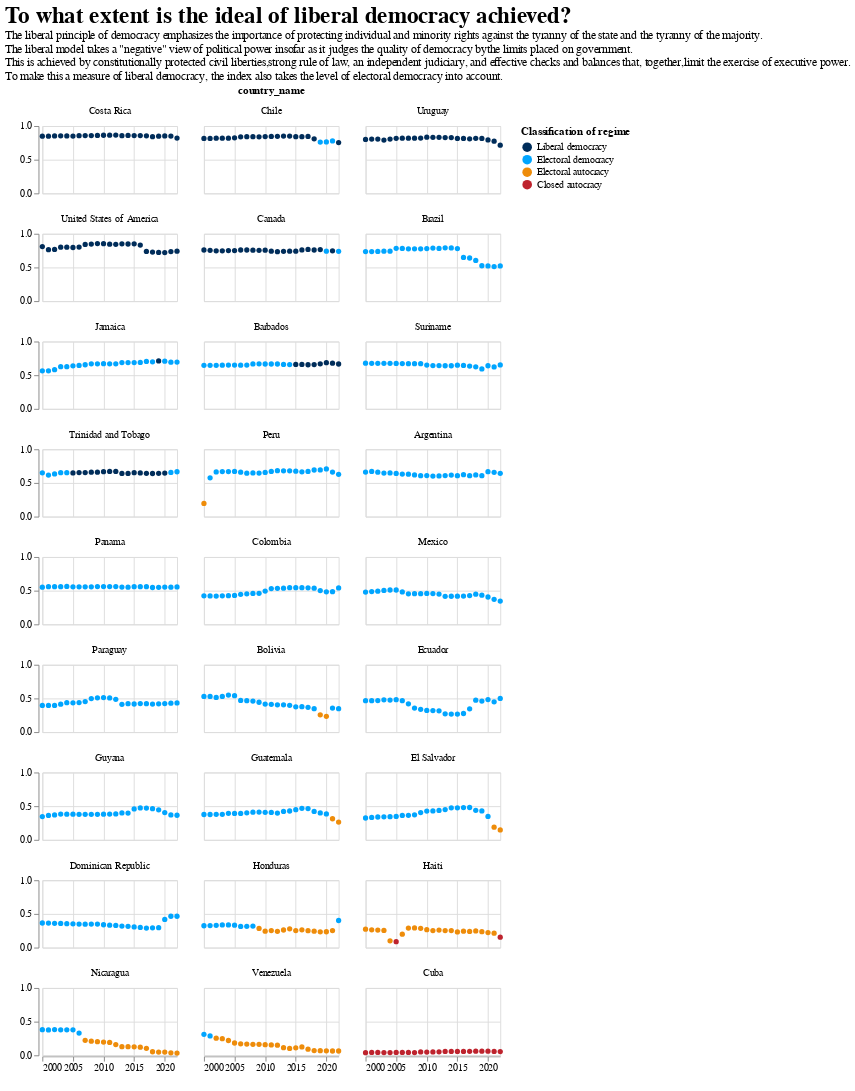

Write notebook code for a chart like this one.
### Code cell
chart_index_line('Americas','v2x_libdem')

### Figure 1 — Vega-Lite specification as saved in the notebook (floating-point values rounded to 4 significant figures; data arrays with more than 128 entries replaced by an {"elided": "..."} marker saying what was removed)
{"config": {"view": {"continuousWidth": 400, "continuousHeight": 300}}, "data": {"name": "data-bcdc2b405a58238a38a8051a541f560f"}, "mark": {"type": "circle", "opacity": 1, "size": 30}, "encoding": {"color": {"type": "ordinal", "field": "v2x_regime_text", "legend": {"title": "Classification of regime", "values": ["Liberal democracy", "Electoral democracy", "Electoral autocracy", "Closed autocracy"]}, "scale": {"domain": ["Closed autocracy", "Electoral autocracy", "Electoral democracy", "Liberal democracy"], "range": ["#BE232D", "#EE8C0A", "#00A5FF", "#002D5A"]}}, "facet": {"type": "nominal", "columns": 3, "field": "country_name", "sort": {"field": "v2x_libdem", "op": "mean", "order": "descending"}}, "tooltip": [{"type": "temporal", "field": "year_formatted"}, {"type": "quantitative", "field": "v2x_libdem"}], "x": {"type": "temporal", "axis": {"title": "  "}, "field": "year_formatted"}, "y": {"type": "quantitative", "axis": {"title": " "}, "field": "v2x_libdem", "scale": {"domain": [0, 1]}}}, "height": 70, "title": {"text": ["To what extent is the ideal of liberal democracy achieved?"], "fontSize": 24, "subtitle": ["The liberal principle of democracy emphasizes the importance of protecting individual and minority rights against the tyranny of the state and the tyranny of the majority.", "The liberal model takes a \"negative\" view of political power insofar as it judges the quality of democracy bythe limits placed on government.", "This is achieved by constitutionally protected civil liberties,strong rule of law, an independent judiciary, and effective checks and balances that, together,limit the exercise of executive power.", "To make this a measure of liberal democracy, the index also takes the level of electoral democracy into account."]}, "width": 140, "$schema": "https://vega.github.io/schema/vega-lite/v4.8.1.json", "datasets": {"data-bcdc2b405a58238a38a8051a541f560f": {"elided": "621 records"}}}
